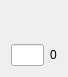
<?xml version="1.0" encoding="UTF-8"?>
<ui version="4.0">
 <class>Form</class>
 <widget class="QWidget" name="Form">
  <property name="geometry">
   <rect>
    <x>0</x>
    <y>0</y>
    <width>68</width>
    <height>77</height>
   </rect>
  </property>
  <property name="windowTitle">
   <string>Form</string>
  </property>
  <layout class="QVBoxLayout" name="verticalLayout">
   <item>
    <widget class="QLabel" name="label1">
     <property name="text">
      <string/>
     </property>
    </widget>
   </item>
   <item>
    <spacer name="verticalSpacer">
     <property name="orientation">
      <enum>Qt::Vertical</enum>
     </property>
     <property name="sizeHint" stdset="0">
      <size>
       <width>20</width>
       <height>40</height>
      </size>
     </property>
    </spacer>
   </item>
   <item>
    <layout class="QHBoxLayout" name="horizontalLayout_2">
     <item>
      <widget class="QLineEdit" name="line1"/>
     </item>
     <item>
      <widget class="QLabel" name="label2">
       <property name="text">
        <string>0</string>
       </property>
      </widget>
     </item>
    </layout>
   </item>
  </layout>
 </widget>
 <resources/>
 <connections/>
</ui>
